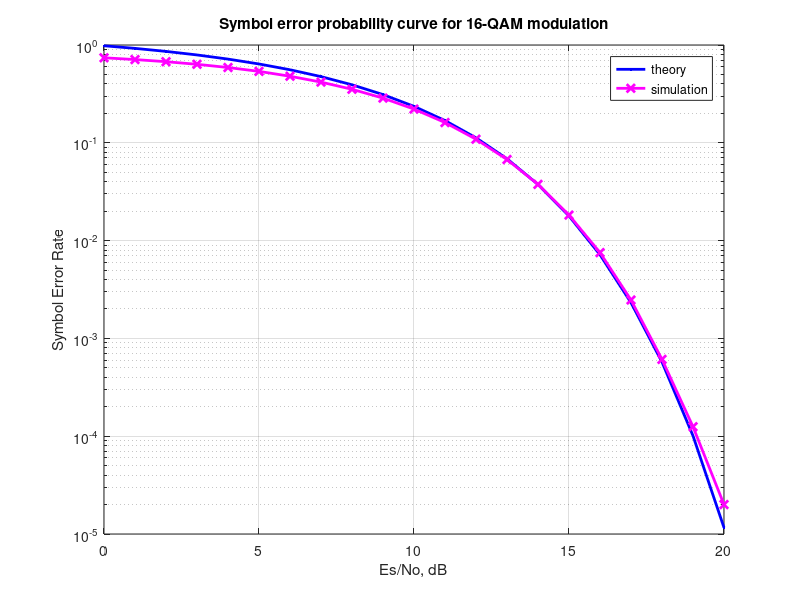

Here is the MATLAB script that generated this plot:
% symbol error rate for 16-QAM modulation

N = 2*10^5; % number of symbols
symbols = [-3 -1 1 3]; % 16-QAM parameters

esn0dB = (0:20); % multiple Es/N0 values
decision = zeros(1,N);

bits = randsrc(1,N,symbols) + 1i*randsrc(1,N,symbols);
bits_normalized = (1/sqrt(10))*bits; %normalization of energy to 1
noise = 1/sqrt(2)*(randn(1,N) + 1i*randn(1,N));


for n = 1:length(esn0dB)
    
    transmitted = bits_normalized + 10^(-esn0dB(n)/20)*noise; %additive white gaussian noise

    % demodulation
    y_re = real(transmitted); % real part
    y_im = imag(transmitted); % imaginary part

    decision_re(y_re< -2/sqrt(10))           = -3; %dynamic allocation of arrays
    decision_im((y_im< -2/sqrt(10)))           = -3; %dynamic allocation of arrays
    
    decision_re(y_re > 2/sqrt(10))           =  3; %dynamic allocation of arrays
    decision_im((y_im > 2/sqrt(10)))           =  3; %dynamic allocation of arrays
    
    decision_re(y_re>-2/sqrt(10) & y_re<=0)  = -1; %dynamic allocation of arrays
    decision_im((y_im>-2/sqrt(10) & y_im<=0))  = -1; %dynamic allocation of arrays
    
    decision_re(y_re>0 & y_re<=2/sqrt(10))   =  1; %dynamic allocation of arrays
    decision_im((y_im>0 & y_im<=2/sqrt(10)))   =  1; %dynamic allocation of arrays
    
    decision = decision_re + 1i*decision_im;
    
    %dynamic allocation of arrays
    practical_error(n) = size(find(bits- decision),2); % counting the number of errors
end

practical = practical_error/N;
theoretical = 3/2*erfc(sqrt(0.1*(10.^(esn0dB/10))));
close all

%plots
figure

semilogy(esn0dB,theoretical,'b.-','LineWidth',2);
hold on

semilogy(esn0dB,practical,'mx-','Linewidth',2);
axis([0 20 10^-5 1])
grid on

legend('theory', 'simulation');
xlabel('Es/No, dB')
ylabel('Symbol Error Rate')
title('Symbol error probability curve for 16-QAM modulation') 